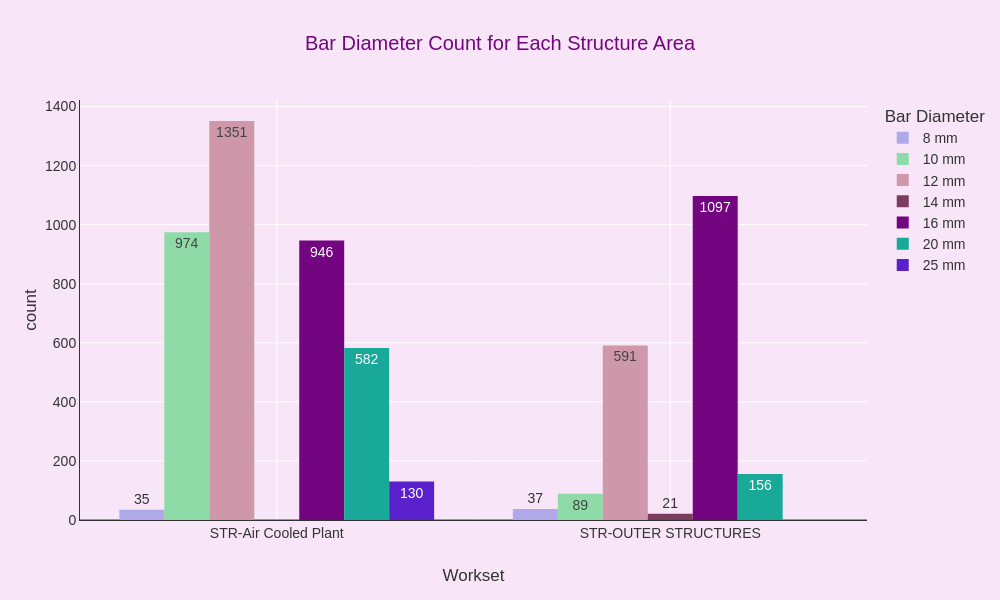

This figure's notebook cell:
### Markdown cell above
### CHART 3: Bar count by diameter for building and outer area surrounding structures

### Code cell
# A grouped histogram showing the breakdown of Bar Diameters for Building and Outer Structures
fig_workset_dia = px.histogram(
    df, 
    x='Workset', 
    color='Bar Diameter',      # This splits the bars by diameter
    barmode='group',           # Places the split bars side-by-side instead of stacking them
    title='Bar Diameter Count for Each Structure Area',
    text_auto=True,
    width=1000, height=600  
)

fig_workset_dia.update_layout(bargap=0.2)
fig_workset_dia.show()

### Figure 1 — Plotly figure (JSON) as saved in the notebook; plotly's stock layout.template omitted (floating-point values rounded to 4 significant figures; data arrays with more than 128 entries replaced by an {"elided": "..."} marker saying what was removed)
{"data": [{"alignmentgroup": "True", "bingroup": "x", "hovertemplate": "Bar Diameter=8 mm<br>Workset=%{x}<br>count=%{y}<extra></extra>", "legendgroup": "8 mm", "marker": {"color": "#AFA9E9", "pattern": {"shape": ""}}, "name": "8 mm", "offsetgroup": "8 mm", "orientation": "v", "showlegend": true, "texttemplate": "%{value}", "type": "histogram", "x": ["STR-Air Cooled Plant", "STR-Air Cooled Plant", "STR-Air Cooled Plant", "STR-Air Cooled Plant", "STR-Air Cooled Plant", "STR-Air Cooled Plant", "STR-Air Cooled Plant", "STR-Air Cooled Plant", "STR-Air Cooled Plant", "STR-Air Cooled Plant", "STR-Air Cooled Plant", "STR-Air Cooled Plant", "STR-Air Cooled Plant", "STR-Air Cooled Plant", "STR-Air Cooled Plant", "STR-Air Cooled Plant", "STR-Air Cooled Plant", "STR-Air Cooled Plant", "STR-Air Cooled Plant", "STR-Air Cooled Plant", "STR-Air Cooled Plant", "STR-Air Cooled Plant", "STR-Air Cooled Plant", "STR-Air Cooled Plant", "STR-Air Cooled Plant", "STR-Air Cooled Plant", "STR-Air Cooled Plant", "STR-Air Cooled Plant", "STR-Air Cooled Plant", "STR-Air Cooled Plant", "STR-Air Cooled Plant", "STR-Air Cooled Plant", "STR-Air Cooled Plant", "STR-Air Cooled Plant", "STR-Air Cooled Plant", "STR-OUTER STRUCTURES", "STR-OUTER STRUCTURES", "STR-OUTER STRUCTURES", "STR-OUTER STRUCTURES", "STR-OUTER STRUCTURES", "STR-OUTER STRUCTURES", "STR-OUTER STRUCTURES", "STR-OUTER STRUCTURES", "STR-OUTER STRUCTURES", "STR-OUTER STRUCTURES", "STR-OUTER STRUCTURES", "STR-OUTER STRUCTURES", "STR-OUTER STRUCTURES", "STR-OUTER STRUCTURES", "STR-OUTER STRUCTURES", "STR-OUTER STRUCTURES", "STR-OUTER STRUCTURES", "STR-OUTER STRUCTURES", "STR-OUTER STRUCTURES", "STR-OUTER STRUCTURES", "STR-OUTER STRUCTURES", "STR-OUTER STRUCTURES", "STR-OUTER STRUCTURES", "STR-OUTER STRUCTURES", "STR-OUTER STRUCTURES", "STR-OUTER STRUCTURES", "STR-OUTER STRUCTURES", "STR-OUTER STRUCTURES", "STR-OUTER STRUCTURES", "STR-OUTER STRUCTURES", "STR-OUTER STRUCTURES", "STR-OUTER STRUCTURES", "STR-OUTER STRUCTURES", "STR-OUTER STRUCTURES", "STR-OUTER STRUCTURES", "STR-OUTER STRUCTURES", "STR-OUTER STRUCTURES"], "xaxis": "x", "yaxis": "y"}, {"alignmentgroup": "True", "bingroup": "x", "hovertemplate": "Bar Diameter=10 mm<br>Workset=%{x}<br>count=%{y}<extra></extra>", "legendgroup": "10 mm", "marker": {"color": "#8FDBA8", "pattern": {"shape": ""}}, "name": "10 mm", "offsetgroup": "10 mm", "orientation": "v", "showlegend": true, "texttemplate": "%{value}", "type": "histogram", "x": {"elided": "1063 str values"}, "xaxis": "x", "yaxis": "y"}, {"alignmentgroup": "True", "bingroup": "x", "hovertemplate": "Bar Diameter=12 mm<br>Workset=%{x}<br>count=%{y}<extra></extra>", "legendgroup": "12 mm", "marker": {"color": "#CF98AA", "pattern": {"shape": ""}}, "name": "12 mm", "offsetgroup": "12 mm", "orientation": "v", "showlegend": true, "texttemplate": "%{value}", "type": "histogram", "x": {"elided": "1942 str values"}, "xaxis": "x", "yaxis": "y"}, {"alignmentgroup": "True", "bingroup": "x", "hovertemplate": "Bar Diameter=14 mm<br>Workset=%{x}<br>count=%{y}<extra></extra>", "legendgroup": "14 mm", "marker": {"color": "#7C3C60", "pattern": {"shape": ""}}, "name": "14 mm", "offsetgroup": "14 mm", "orientation": "v", "showlegend": true, "texttemplate": "%{value}", "type": "histogram", "x": ["STR-OUTER STRUCTURES", "STR-OUTER STRUCTURES", "STR-OUTER STRUCTURES", "STR-OUTER STRUCTURES", "STR-OUTER STRUCTURES", "STR-OUTER STRUCTURES", "STR-OUTER STRUCTURES", "STR-OUTER STRUCTURES", "STR-OUTER STRUCTURES", "STR-OUTER STRUCTURES", "STR-OUTER STRUCTURES", "STR-OUTER STRUCTURES", "STR-OUTER STRUCTURES", "STR-OUTER STRUCTURES", "STR-OUTER STRUCTURES", "STR-OUTER STRUCTURES", "STR-OUTER STRUCTURES", "STR-OUTER STRUCTURES", "STR-OUTER STRUCTURES", "STR-OUTER STRUCTURES", "STR-OUTER STRUCTURES"], "xaxis": "x", "yaxis": "y"}, {"alignmentgroup": "True", "bingroup": "x", "hovertemplate": "Bar Diameter=16 mm<br>Workset=%{x}<br>count=%{y}<extra></extra>", "legendgroup": "16 mm", "marker": {"color": "#740580", "pattern": {"shape": ""}}, "name": "16 mm", "offsetgroup": "16 mm", "orientation": "v", "showlegend": true, "texttemplate": "%{value}", "type": "histogram", "x": {"elided": "2043 str values"}, "xaxis": "x", "yaxis": "y"}, {"alignmentgroup": "True", "bingroup": "x", "hovertemplate": "Bar Diameter=20 mm<br>Workset=%{x}<br>count=%{y}<extra></extra>", "legendgroup": "20 mm", "marker": {"color": "#18A999", "pattern": {"shape": ""}}, "name": "20 mm", "offsetgroup": "20 mm", "orientation": "v", "showlegend": true, "texttemplate": "%{value}", "type": "histogram", "x": {"elided": "738 str values"}, "xaxis": "x", "yaxis": "y"}, {"alignmentgroup": "True", "bingroup": "x", "hovertemplate": "Bar Diameter=25 mm<br>Workset=%{x}<br>count=%{y}<extra></extra>", "legendgroup": "25 mm", "marker": {"color": "#5A20CB", "pattern": {"shape": ""}}, "name": "25 mm", "offsetgroup": "25 mm", "orientation": "v", "showlegend": true, "texttemplate": "%{value}", "type": "histogram", "x": {"elided": "130 str values"}, "xaxis": "x", "yaxis": "y"}], "layout": {"bargap": 0.2, "barmode": "group", "height": 600, "legend": {"title": {"text": "Bar Diameter"}, "tracegroupgap": 0}, "title": {"text": "Bar Diameter Count for Each Structure Area"}, "width": 1000, "xaxis": {"anchor": "y", "domain": [0, 1], "title": {"text": "Workset"}}, "yaxis": {"anchor": "x", "domain": [0, 1], "title": {"text": "count"}}}}
